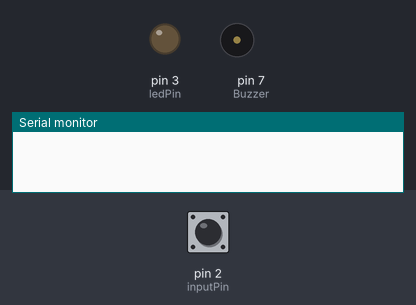
Bench run of a sketch on a simulated Arduino Uno, built with avr-gcc and run on an emulated ATmega328P. Shown: output pins drawn as LEDs (lit = HIGH), buzzer (waves = sounding), the last lines printed to the serial monitor. Dashed ring = blinking. The inputs (shaded band) are chosen by the test bench; at power-on: pin 2 (inputPin) HIGH.

Above: at 1.2 s.
1.3 s: pin 2 (inputPin) pulled LOW for 0.15 s
At 1.37 s:
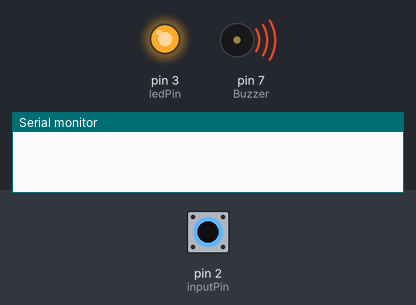
2.9 s: pin 2 (inputPin) pulled LOW for 1 s
At 5.3 s:
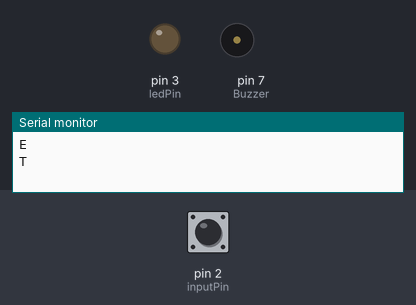
5.8 s: pin 2 (inputPin) pulled LOW for 3.2 s
At 6.8 s:
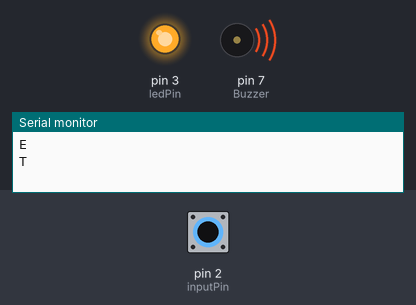
10.5 s: pin 2 (inputPin) pulsed LOW 2 times (0.12 s each, 0.3 s apart)
At 10.56 s:
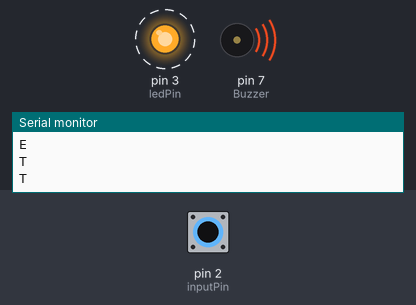
Timing chart, 0 to 13.5 s (numbered marks = the images above; inputs shaded):
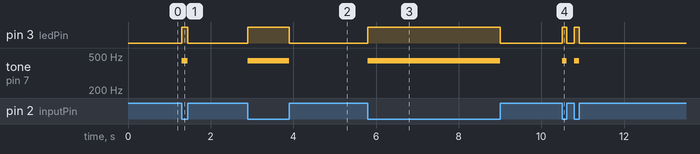

Measured:
- after the input at 1.3 s, pin 3 (ledPin): LOW → HIGH at once, → LOW 0.15 s later; tone on pin 7 (Buzzer): silent → 440 Hz at once, → silent 0.15 s later
- after the input at 2.9 s, pin 3 (ledPin): LOW → HIGH at once, → LOW 1.0 s later; tone on pin 7 (Buzzer): silent → 440 Hz at once, → silent 1.0 s later
- after the input at 5.8 s, pin 3 (ledPin): LOW → HIGH at once, → LOW 3.2 s later; tone on pin 7 (Buzzer): silent → 440 Hz at once, → silent 3.2 s later
- after the input at 10.5 s, pin 3 (ledPin): alternates HIGH for 0.12 s and LOW for 0.18 s, 4 changes in all, then stays LOW, starting at once; tone on pin 7 (Buzzer): alternates 440 Hz for 0.12 s and silent for 0.18 s, 4 changes in all, then stays silent, starting at once

The sketch:

Morse_Python_buzzer.ino
```cpp
unsigned long signal_len,t1,t2;   //le temps de pression du bouton
int inputPin = 2;
int ledPin = 3;
int Buzzer = 7;
String code = "";                 //string ou un charactère est gardè
#define NOTE_A4  440
#define NOTE_B4  494
#define NOTE_C3  131

int notes[] = {
  NOTE_A4, NOTE_B4, NOTE_C3
};
//#############################################################################################################

void setup()
{
  Serial.begin(9600);
  pinMode(inputPin, INPUT_PULLUP);
  pinMode(ledPin,OUTPUT);
  pinMode(Buzzer, OUTPUT);
}

void loop()
{

//Envoie du code morse
NextDotDash:
  while (digitalRead(inputPin) == HIGH) {}
  t1 = millis();                            //temps de pression du bouton
  digitalWrite(ledPin, HIGH);               //LED pendant que le bouton est prèssè
  tone(Buzzer, NOTE_A4);
  while (digitalRead(inputPin) == LOW) {}
  noTone(Buzzer);
  t2 = millis();                            //temps apres avoir relachè
  digitalWrite(ledPin, LOW);                //LED pendant que le bouton est relachè
  signal_len = t2 - t1;
  if (signal_len > 50)
  {
    code += readio();                       //la fonction qui determine si c'est un point ou un dash
  }
  while ((millis() - t2) < 500)           //if time between button press greater than 0.5sec, skip loop and go to next alphabet
  {
    if (digitalRead(inputPin) == LOW)
    {
      goto NextDotDash;
    }
  }
  convertor();                          //fonction de dechifrement du code vers des lettres
}

//#############################################################################################################

char readio()
{
  if (signal_len < 600 && signal_len > 50)
  {
    return '.';                        //if button press less than 0.6sec, it is a dot
  }
  else if (signal_len > 600)
  {
    return '-';                        //if button press more than 0.6sec, it is a dash
  }
}

void convertor()
{
  static String letters[] = {".-", //A
                            "-...", //B
                            "-.-.", //C
                            "-..", //D
                            ".", //E
                            "..-.", //F
                            "--.", //G
                            "....", //H
                            "..", //I
                            ".---", //J
                            "-.-", //K
                            ".-..", //L
                            "--", //M
                            "-.", //N
                            "---", //O
                            ".--.", //P
                            "--.-",//Q
                            ".-.", //R
                            "...", //S
                            "-", //T
                            "..-", //U
                            "...-", //V
                            ".--", //W
                            "-..-", //X
                            "-.--", //Y
                            "--..", //Z
                            "E"
                            };
  int i = 0;
  if (code == ".-.-.-")
  {
    Serial.println(".");        //pour break
  }
  else
  {
    while (letters[i] != "E")  //comparaison du code avec la liste
    {
      if (letters[i] == code)
      {
        Serial.println(char('A' + i));
        break;
      }
      i++;
    }
    if (letters[i] == "E")
    {
      Serial.println("");  //si le code ne correspond a aucune lettre
    }
  }
  code = "";                            //reset du code
}
```
